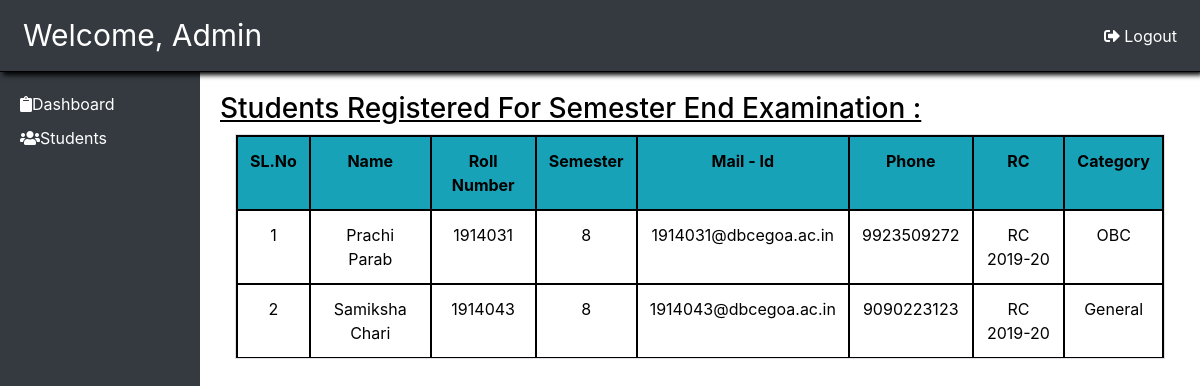
Page /dtr_panel/dtr_dashboard/Xam/admin/dashboard.php?page=manage_users on the committed database.
### tables this page shows
CREATE TABLE IF NOT EXISTS `student` (
  `fname` varchar(10) NOT NULL,
  `lname` varchar(10) NOT NULL,
  `rno` int NOT NULL,
  `email` varchar(30) NOT NULL,
  `dept` varchar(30) NOT NULL,
  `sem` int NOT NULL,
  `gender` varchar(3) NOT NULL,
  `phno` bigint NOT NULL,
  `password` varchar(255) NOT NULL,
  `categry` varchar(10) NOT NULL,
  `rc` char(15) NOT NULL,
  PRIMARY KEY (`rno`),
  UNIQUE KEY `rno` (`rno`)
);

### dtr_panel/dtr_dashboard/Xam/admin/manage_users.php (the view, shortened to what this page needs)
<?php
    require_once('../connection.php');
    $query1 = "SELECT * FROM student";
    $result = mysqli_query($con,$query1);
    $rr=mysqli_num_rows($result);
    if(!$rr) {
        echo "<h2 style='color:black;position:relative;top:35px;left:30%;'>No Students Have Registered For Exams Yet.</h2>";
    }
    else {
?>
<h3 style="color:black;" class="page-header"><u>Students Registered For Semester End Examination :</u></h3>
<div class="col-lg-12 mcon text-center">
    <table id="mytab1" width="100%" class="mtab table table-bordered table-hover table-responsive" style="margin-top:0;">
        <tr align='center' class="text-center" style="background-color:rgba(23,162,184,255);color:black;text-align:center;" class="table-info">
            <th style='border:2px solid black'>SL.No</th>
            <th style='border:2px solid black'>Name</th>
            <th style='border:2px solid black'>Roll Number</th>
            <th style='border:2px solid black'>Semester</th>
            <th style='border:2px solid black'>Mail - Id</th>
            <th style='border:2px solid black'>Phone</th>
            <th style='border:2px solid black'>RC</th>
            <th style='border:2px solid black'>Category</th>
        </tr>
        <?php
        $i=1;
        while($row = mysqli_fetch_array($result)) {
            echo "<tr style='color:black;border-bottom:2px solid black;border-right:2px solid black;border-top:2px solid black;border-left:2px solid black;'>";
            echo "<td style='border:2px solid black' align='center'>".$i."</td>";
            echo "<td style='border:2px solid black' align='center'>".$row['fname'].' '.$row['lname']."</td>";
            echo "<td style='border:2px solid black' align='center'>".$row['rno']."</td>";
            echo "<td style='border:2px solid black' align='center'>".$row['sem']."</td>";
            echo "<td style='border:2px solid black' align='center'>".$row['email']."</td>";
            echo "<td style='border:2px solid black' align='center'>".$row['phno']."</td>";
            echo "<td style='border:2px solid black' align='center'>".$row['rc']."</td>";
            echo "<td style='border:2px solid black' align='center'>".$row['categry']."</td>";
            $i++;
        }
        ?>
    </table>
</div>
<?php
    }
?>

### dtr_panel/dtr_dashboard/Xam/admin/dashboard.php (style rules this page uses)
body { background-color: #ffffff; }

### rows in the picture
student: fname "Prachi", lname "Parab", rno "1914031", sem "8", email "1914031@dbcegoa.ac.in", phno "9923509272", rc "RC 2019-20", categry "OBC"
student: fname "Samiksha", lname "Chari", rno "1914043", sem "8", email "1914043@dbcegoa.ac.in", phno "9090223123", rc "RC 2019-20", categry "General"
